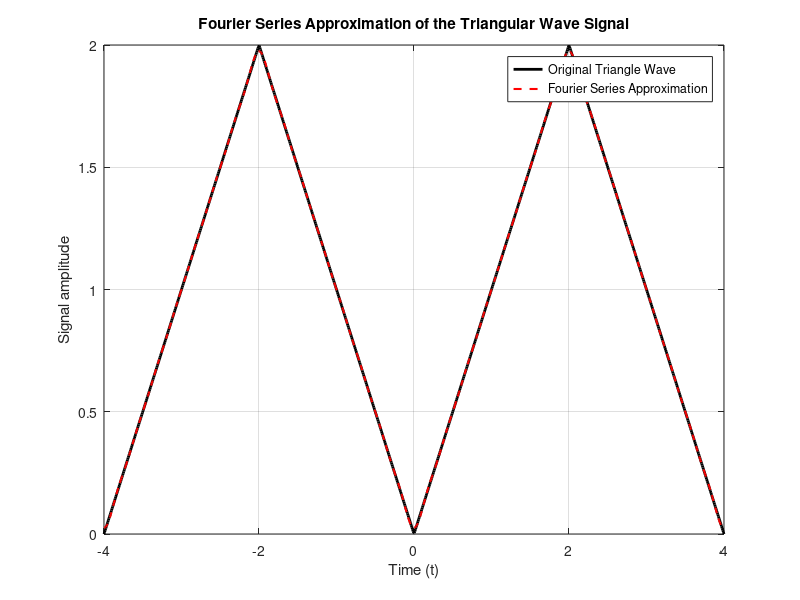

Recreate this plot in MATLAB.
% Define the fundamental period
T0 = 4;
% Define the fundamental frequency
f0 = 1 / T0;

% Define the time vector, using more points for a smoother plot
t = linspace(-4, 4, 1000);

% Initialize x(t) as a zero vector
x_t = zeros(size(t));

% Create the periodic triangular wave
for i = 1:length(t)
    % Map t to a value within the fundamental period [-2, 2)
    t_mod = mod(t(i), T0) - 2;
    
    % Assign the value based on the condition within one period
    if t_mod >= -2 && t_mod < 0
        x_t(i) = t_mod + 2; % For -2 ≤ t_mod < 0, x(t) = t_mod + 2
    elseif t_mod >= 0 && t_mod < 2
        x_t(i) = -t_mod + 2; % For 0 ≤ t_mod < 2, x(t) = -t_mod + 2
    end
end

% Define the number of terms in the Fourier series approximation
N = 16; % This is the number of terms on each side of the sum

% Initialize the Fourier series approximation
x_fs = zeros(size(t));

% Initialize the Fourier coefficients array
a_k = zeros(2*N+1, 1);

% Calculate the Fourier series approximation by summing terms
for k = -N:N
    % For k=0, compute the average value of the signal over one period
    if k == 0
        a_k(k+N+1) = integral(@(tau) (2-abs(2-tau)).*(tau >= 0 & tau < 4), 0, 4) / T0;
    else
        % Calculate the coefficient a_k using complex exponential
        integrand = @(tau) (2-abs(2-tau)).*(tau >= 0 & tau < 4) .* exp(-1j * pi * k * tau / 2);
        a_k(k+N+1) = integral(integrand, 0, 4) / T0;
    end
    
    % Add the k-th term to the signal approximation
    x_fs = x_fs + a_k(k+N+1) * exp(1j * 2 * pi * f0 * k * t);
end


% Plot the original square wave and its Fourier series approximation
figure;
plot(t, x_t, 'k', 'LineWidth', 2);
hold on;
plot(t, real(x_fs), 'r--', 'LineWidth', 1.5); % Plot real part of approximation
grid on;
xlabel('Time (t)');
ylabel('Signal amplitude');
legend('Original Triangle Wave', 'Fourier Series Approximation', 'Location', 'best');
title('Fourier Series Approximation of the Triangular Wave Signal');